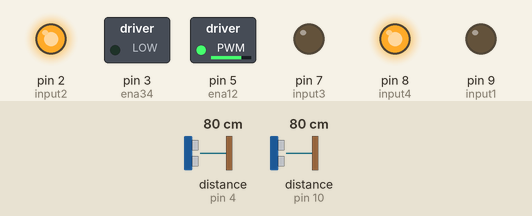
This sketch was run on a simulated Arduino Uno, built with avr-gcc and run on an emulated ATmega328P. Shown: switched loads named in the sketch (green lamp = pin HIGH), output pins drawn as LEDs (lit = HIGH). Wiring (inferred from the names in the program): 2 × ultrasonic range finder: trigger pin 6, echo pin 4 / trigger pin 11, echo pin 10. The inputs (shaded band) are chosen by the test bench; at power-on: distance to the obstacle (sensors on pin 4, pin 10) 80 cm. The echo pulse lasts 58.3 µs per cm; pins used as bus, display or sensor lines are not drawn.

Above: at 1.2 s.
1.3 s: distance to the obstacle (sensor on pin 4) set to 16 cm
2.8 s: distance to the obstacle (sensor on pin 4) set to 12 cm
At 2.95 s:
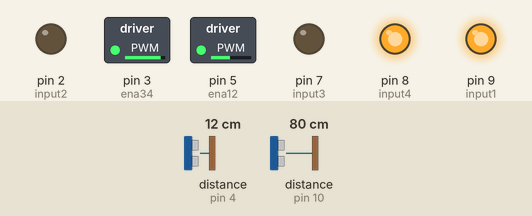
5.8 s: distance to the obstacle (sensor on pin 4) set to 18 cm
At 6.4 s:
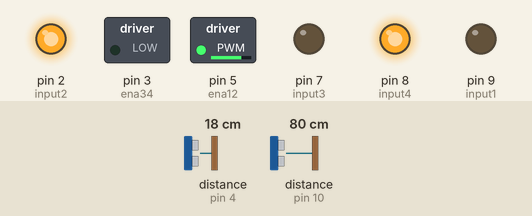
7.5 s: distance to the obstacle (sensor on pin 10) set to 2 cm
At 8.2 s:
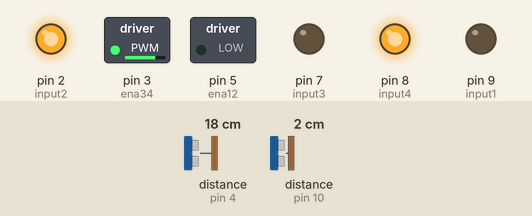
10.5 s: distance to the obstacle (sensor on pin 10) set to 18 cm
13.5 s: distance to the obstacle (sensor on pin 4) set to 2 cm
At 13.66 s:
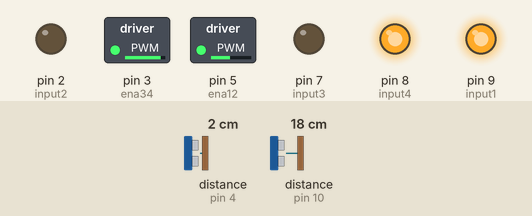
Timing chart, 0 to 16.5 s (numbered marks = the images above; inputs shaded):
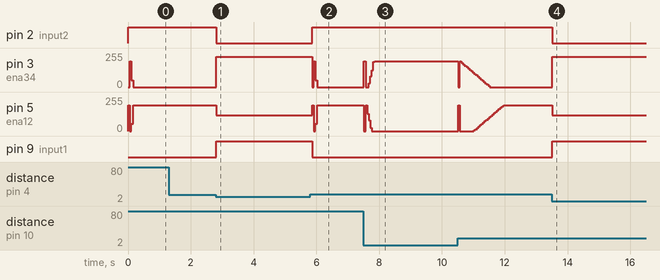

The sketch:

Wall_following_Robot.ino
```cpp
//Pin configurations
const int trig_side = 11;
const int echo_side = 10;
float distance_side ;
float time_side;

const int trig_front=6;
const int echo_front= 4;
float distance_front ;
float time_front;

const int input1 =9;
const int input2 = 2;
const int ena12 = 5;

const int input3 =7;
const int input4 = 8;
const int ena34 = 3;

//Prototypes
float getDisSide();
float getDisFront();

//Set up
void setup() {
  Serial.begin(9600);
  pinMode(trig_front, OUTPUT);
  pinMode(echo_front, INPUT);
  pinMode(trig_side, OUTPUT);
  pinMode(echo_side, INPUT);

  pinMode(ena12,OUTPUT);
  pinMode(input1,OUTPUT);
  pinMode(input2,OUTPUT);

  pinMode(ena34,OUTPUT);
  pinMode(input3,OUTPUT);
  pinMode(input4,OUTPUT);

  digitalWrite(input1,0);
  digitalWrite(input2,1);
  digitalWrite(input3,0);
  digitalWrite(input4,1);
//Timer set up
  cli();
  TCCR1A = 0;// set entire TCCR1A register to 0
  TCCR1B = 0;// same for TCCR1B
  TCNT1  = 0;//initialize counter value to 0
  // set compare match register for 1hz increments
  OCR1A = 3124;// = [(16*10^6) / (1/x *256) - 1] with x is the desired interrupt time (must be <65536), the timer is currently 0.05s
  // turn on CTC mode
  TCCR1B |= (1 << WGM12);
  // Set CS10 and CS12 bits for 256 prescaler
  TCCR1B |= (1 << CS12);
  // enable timer compare interrupt
  TIMSK1 |= (1 << OCIE1A);
  sei();
}

//PID parameters
const float kp = 11.2;
const float ki = 4.61;
const float kd = 0.42;

//Variables
const int setPoint = 15;
float w = 0, w1 = 0, e = 0, e1 = 0, e2 = 0;
const float T = 0.05;
const float R = 2.15;
const int L = 11.5;
const float V_robot = 17;
const int cycle = 100;
int flag_front = 0;

void loop()
{

}

//Interrupt Service Routine - main
ISR (TIMER1_COMPA_vect)
{
  if(flag_front == 1)
    {
      flag_front = 0;
      w = 0;
      w1 = 0;
      e = 0;
      e1 = 0;
      e2 = 0;

    digitalWrite(input1,0);
    digitalWrite(input2,1);
  //TCCR1A = 0;// set entire TCCR1A register to 0
  //TCCR1B = 0;// same for TCCR1B
    TCNT1  = 0;
    OCR1A = 3124;//reset to original timer
    }
  getDisSide();
  getDisFront();
  if(distance_front < 13)
  {
    w = 10;
    digitalWrite(input1,1);
    digitalWrite(input2,0);
    flag_front = 1;
    //TCCR1A = 0;// set entire TCCR1A register to 0
    //TCCR1B = 0;// same for TCCR1B
    TCNT1  = 0;
    OCR1A = 18749;// = = [(16*10^6) / (1/x *256) - 1] with x is the desired interrupt time (must be <65536), time to turn left is currently 0.3s)
  }
  else
  {
    w1 = w;
    e2 = e1;
    e1 = e;
    e = (setPoint - distance_side);
    w = w1 + kp*(e - e1) + ((ki*T)/2)*(e + e1) + (kd/T)*(e - 2*e1 + e2);
     if (w > 8)
    {
      w = 8;
    }
    if (w < -8)
    {
      w = -8;
    }
  }

    float w_r = (w*R/2 + V_robot * R/L)/(R*R/L);
    float w_l = (V_robot*R/L-w*R/2)/(R*R/L);

    float rpm_r = (60 * w_r)/(2*3.14); // m/s
    float rpm_l = (60 * w_l)/(2*3.14);

    float speed_r = (rpm_r / 360)*255;
    float speed_l = (rpm_l / 360)*255;
    if(flag_front == 1)
    {
      if (speed_l < 0)
        {
          speed_l = -speed_l;
        }
    }
    else{
      if (speed_l < 0)
        {
          speed_l = 0;
        }
    }

    if (speed_r < 0)
    {
      speed_r = 0;
    }

    analogWrite(ena12,(int)speed_l);

    analogWrite(ena34,(int)speed_r);
}

//Function to get the Side_distance
float getDisSide()
{
  digitalWrite(trig_side,1);
  delayMicroseconds(10);
  digitalWrite(trig_side,0);

  time_side = pulseIn (echo_side, HIGH);
  distance_side = (time_side/2)*0.034;
if(distance_side > 50)
{
  distance_side = 50;
}
  return distance_side;
}

//Function to get the Front_distance
float getDisFront()
{
  digitalWrite(trig_front,1);
  delayMicroseconds(10);
  digitalWrite(trig_front,0);

  time_front = pulseIn (echo_front, HIGH);
  distance_front = (time_front/2)*0.034;

  return distance_front;
}
```

Measured:
- the behaviour switches between 14 and 13 cm on distance to the obstacle (sensor on pin 4) (found by bisection; images 0 and 1)
- after the input at 1.3 s, every drawn part: stays the same
- after the input at 2.8 s, pin 2 (input2): HIGH → LOW at once; pin 3 (ena34): 0/255 → 226/255 at once; pin 5 (ena12): 192/255 → 119/255 at once; pin 9 (input1): LOW → HIGH at once
- after the input at 5.8 s, pin 2 (input2): LOW → HIGH after 0.06 s; pin 3 (ena34): 226/255 → 0/255 after 0.07 s; pin 5 (ena12): 119/255 → 192/255 after 0.07 s; pin 9 (input1): HIGH → LOW after 0.06 s
- after the input at 7.5 s, pin 3 (ena34): 0/255 → 192/255 after 0.17 s; pin 5 (ena12): 192/255 → 0/255 at once
- after the input at 13.5 s, pin 2 (input2): HIGH → LOW at once; pin 3 (ena34): 0/255 → 226/255 at once; pin 5 (ena12): 192/255 → 119/255 at once; pin 9 (input1): LOW → HIGH at once
